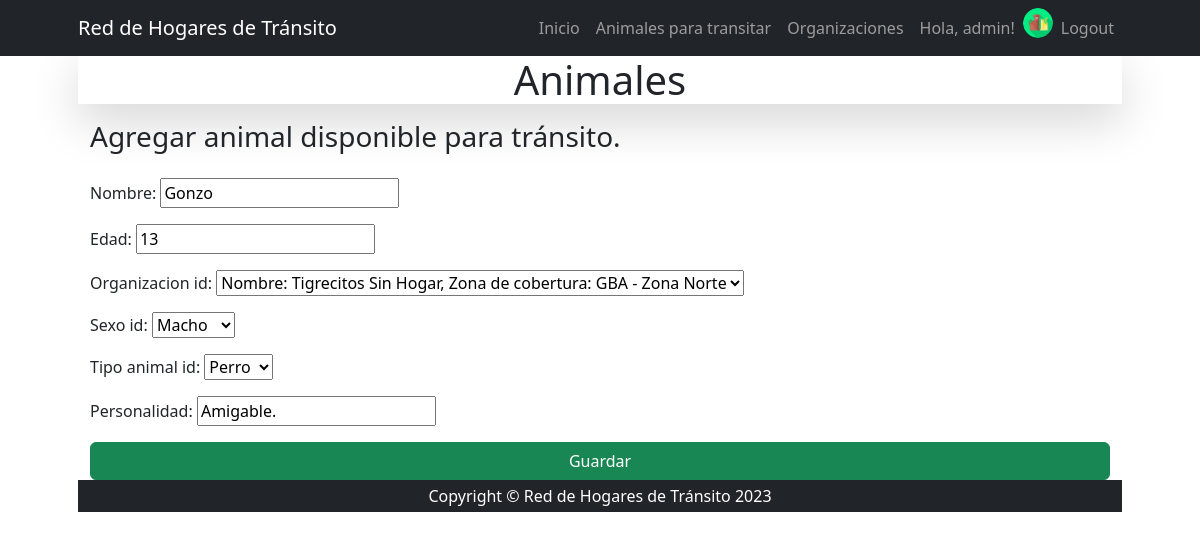
The app's page /animal/animal/update/1 (signed in) with its own data.
### apps/home/models.py (models this page shows, shortened)
class Usuario(models.Model):
    user = models.OneToOneField(User, on_delete=models.CASCADE)
    avatar = models.ImageField(upload_to="avatars", blank=True, null=True)
    class  Meta:
        verbose_name = 'usuario'
        verbose_name_plural = 'usuarios'

### apps/animal/models.py (models this page shows, shortened)
class Animal(models.Model):
    nombre = models.CharField(max_length=30)
    edad = models.IntegerField()
    organizacion_id = models.ForeignKey("organizacion.Organizacion", on_delete=models.SET_NULL, null=True)
    sexo_id = models.ForeignKey(Sexo, on_delete=models.SET_NULL, null=True)
    tipo_animal_id = models.ForeignKey(TipoAnimal, on_delete=models.SET_NULL, null=True)
    personalidad = models.CharField(max_length=300)
    class  Meta:
        verbose_name = 'Animal'
        verbose_name_plural = 'Animales'

### apps/organizacion/models.py (models this page shows)
class Organizacion(models.Model):
    nombre = models.CharField(max_length=30)
    email = models.EmailField()
    telefono = models.BigIntegerField()
    direccion = models.CharField(max_length=50)
    region_id = models.ForeignKey(Region, on_delete=models.SET_NULL, null=True)
    class  Meta:
        verbose_name = 'organización'
        verbose_name_plural = 'organizaciones'
    def __str__(self) -> str:
        return f"Nombre: {self.nombre}, Zona de cobertura: {self.region_id} "

class Region(models.Model):
    nombre = models.CharField(max_length=30)
    class  Meta:
        verbose_name = 'Región'
        verbose_name_plural = 'Regiones'
    def __str__(self) -> str:
        return self.nombre

### apps/animal/views.py (the view)
# urls.py: path("animal/update/<int:pk>", staff_member_required(views.AnimalUpdate.as_view()), name="animal_update"),
class AnimalUpdate(UpdateView):
    model = models.Animal
    success_url = reverse_lazy("animal:animal_list")
    form_class = forms.AnimalForm

### apps/animal/forms.py
class AnimalForm(forms.ModelForm):
    class Meta:
        model = Animal
        fields = "__all__"

### apps/animal/models.py (called while the page is built)
    def __str__(self) -> str:
        return self.TipoAnimal

    def __str__(self) -> str:
        return self.sexo

### apps/animal/templates/animal/animal_form.html (shortened to what this page needs)
{% extends 'animal/index.html' %}
{% block title %}
    Agregar animal disponible para tránsito.
{% endblock title %}
{% block content_animal %}
<form method="post">
    {{ form.as_p }}
    <div class="d-grid gap-3">
        <button type="submit" class="btn btn-success">Guardar</button>
    </div>
</form>
{% url 'organizacion:index' as url %}
{% endblock content_animal %}

### apps/home/templates/home/navbar.html (shortened to what this page needs)
{% load static %}
<nav class="navbar navbar-expand-lg navbar-dark bg-dark">
    <div class="container px-5">
        <a class="navbar-brand" href="#!">Red de Hogares de Tránsito</a>
        <div class="collapse navbar-collapse" id="navbarSupportedContent">
            <ul class="navbar-nav ms-auto mb-2 mb-lg-0">
                <li class="nav-item"><a class="nav-link {% if request.path == '/' %} active {% endif  %}" aria-current="page" href="{% url 'home:index' %}">Inicio</a></li>
                {% if user.is_authenticated %}
                    <li class="nav-item"><a class="nav-link {% if request.path == '/' %} active {% endif  %}" href="{% url 'animal:index' %}">Animales para transitar</a></li>
                    <li class="nav-item"><a class="nav-link {% if request.path == '/' %} active {% endif  %}" href="{% url 'organizacion:index' %}">Organizaciones</a></li>
                    <li class="nav-item"><a class="nav-link {% if request.path == '/' %} active {% endif  %}" href="{% url 'home:editarPerfil' %}">Hola, {{ user.username }}!</a></li>
                    {% if user.usuario.avatar.url  %}
                    <li class="nav-item"><img src="{{ user.usuario.avatar.url }}" alt="avatar" class="img-fluid rounded-circle" style="height: 30px;" ></li>
                    {% else %}
                        <li class="nav-item"><img src="{% static 'home/avatares.png' %}" alt="avatar" class="img-fluid rounded-circle" style="height: 30px;" ></li>
                    {% endif %}
                    <li class="nav-item"><a class="nav-link {% if request.path == '/' %} active {% endif  %}" href="{% url 'home:logout' %}">Logout</a></li>
                {% else %}
                    <li class="nav-item"><a class="nav-link {% if request.path == '/' %} active {% endif  %}" href="#!">Sobre Nosotros</a></li>
                    <li class="nav-item"><a class="nav-link" href="{% url 'home:login' %}">Login</a></li>
                {% endif %}
            </ul>
        </div>
    </div>
</nav>

### records on screen
Animal: nombre "Gonzo", edad "13", organizacion_id "Nombre: Tigrecitos Sin Hogar, Zona de cobertura: GBA - Zona Norte", sexo_id "Macho", tipo_animal_id "Perro", personalidad "Amigable."

### other values on screen
{{ user.username }} "admin"
